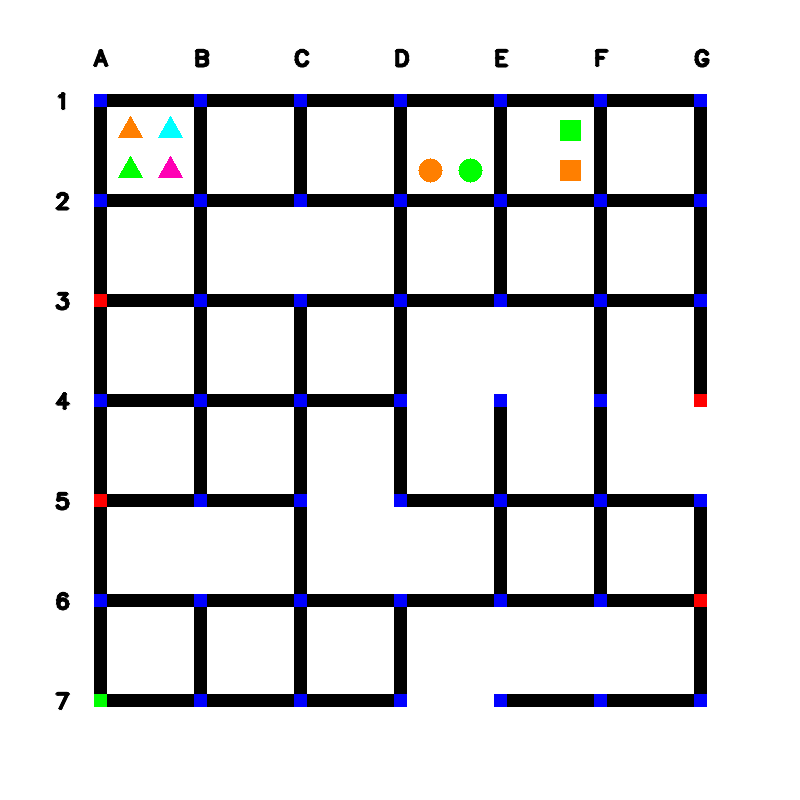
#> input picture public_test_images/maze_1.png, 800 x 800 px, found by its file name
$ jupyter execute finaltraffic.ipynb
#> lines starting #> are read from the running program, lines starting #| are printed output that depends on the picture; after the words box and inside, x2 and y2 are one past the last pixel; in counts of white or black regions, pixels touching at a corner belong together
IMPORTING LIBRARY

[cell 1]
import cv2
import numpy as np
import matplotlib.pyplot as plt

READING IMAGE

[cell 2]
im_cv = cv2.imread("public_test_images\maze_1.png")
#> im_cv is the input picture: shape (800, 800, 3); mean B, G, R 220.4, 218.1, 218.1
plt.imshow(im_cv)
plt.show()

[cell 3]
img = cv2.cvtColor(im_cv, cv2.COLOR_BGR2RGB)
array=np.array(img)
plt.imshow(img)
plt.show

FUNCTION TO KNOW NODE

[cell 4]
def node(i,j):
 if(i==100):
    x='A'
 if(i==200):
    x='B'
 if(i==300):
    x='C'
 if(i==400):
    x='D'
 if(i==500):
    x='E'
 if(i==600):
    x='F'
 if(i==700):
    x='G'
 Y=(x+str(int(j/100)))
 return Y

PRINTING PLOT VALUE OF TRAFFIC LIGHT

[cell 5]
red=[255,0,0]
i=100
j=100
points = []
for i in {100,200,300,400,500,600,700}:
    for j in {100,200,300,400,500,600,700}:
             abcd=array[i,j]
             equal_arrays = (red == abcd).all()
             if equal_arrays==1:
                print(j,i)
                points.append((j, i))
#> after the loop, points = [(100, 300), (700, 400), (100, 500), (700, 600)]

[cell 6]
mask = np.zeros_like(img)

for point in points:
    cv2.circle(mask, tuple(point), 5, (255, 255, 255), -1)
#> this loop made 4 passes
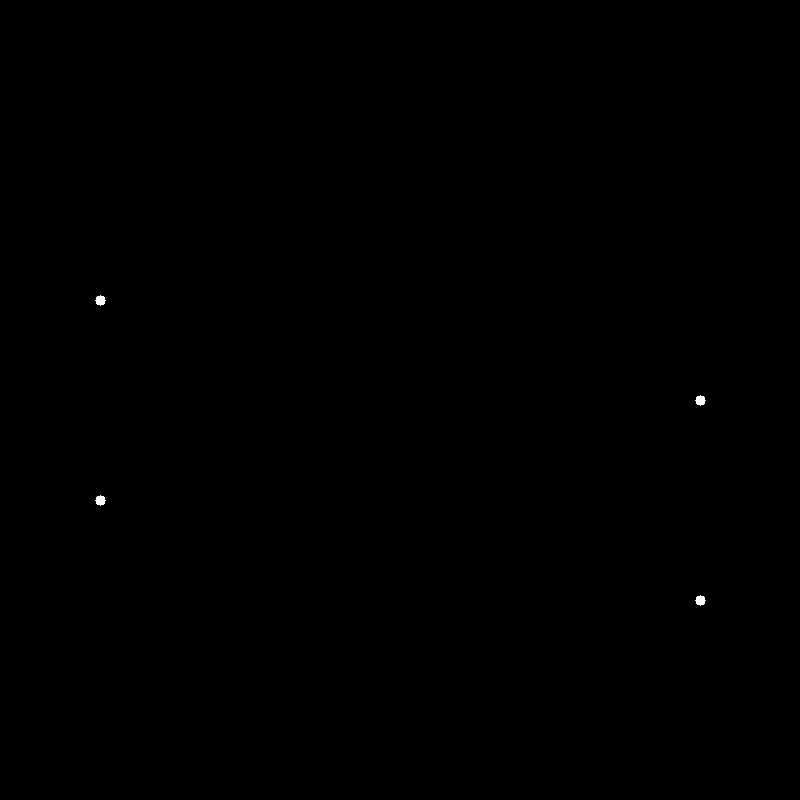
#> mask: shape (800, 800, 3); 0.05% white; 4 white regions, box (x1, y1, x2, y2) and area: (95, 295, 106, 306) 81, (695, 395, 706, 406) 81, (95, 495, 106, 506) 81, (695, 595, 706, 606) 81

masked_img = cv2.bitwise_and(img, mask)

plt.imshow(masked_img)
plt.show()

FINAL TRAFFIC LIGHT

[cell 7]
red=[255,0,0]
i=100
j=100
for i in {100,200,300,400,500,600,700}:
    for j in {100,200,300,400,500,600,700}:
             abcd=array[i,j]
             equal_arrays = (red == abcd).all()
             if equal_arrays==1:
                y= node(j,i)
                print(y)

FINAL VALUE OF VERTICAL SPACE

[cell 8]
white=[255,255,255]
i=100
j=100
ranges = []
for i in {100,200,300,400,500,600,700}:
        for j in {110,210,310,410,510,610}:
             abcd=array[j,i]
             equal_arrays = (white == abcd).all()
             if equal_arrays==1:
                y= node(i,j)
                z=node(i,j+100)
                print(y+"-"+z)
                ranges.append(((i, j-10), (i, j+90)))
#> after the loop, ranges = [((200, 500), (200, 600)), ((300, 200), (300, 300)), ((400, 500), (400, 600)), ((500, 600), (500, 700)), ((500, 300), (500, 400)), ((600, 600), (600, 700)), ((700, 400), (700, 500))]

[cell 9]
mask = np.zeros_like(img)

for start, end in ranges:
    x_start, y_start = start
    x_end, y_end = end
    cv2.rectangle(mask, (x_start, y_start), (x_end, y_end), (255, 255, 255), -1)
#> this loop made 7 passes
#> (x_start, y_start, x_end, y_end) on passes 1 to 7: (200, 500, 200, 600), (300, 200, 300, 300), (400, 500, 400, 600), (500, 600, 500, 700), (500, 300, 500, 400), (600, 600, 600, 700), (700, 400, 700, 500)
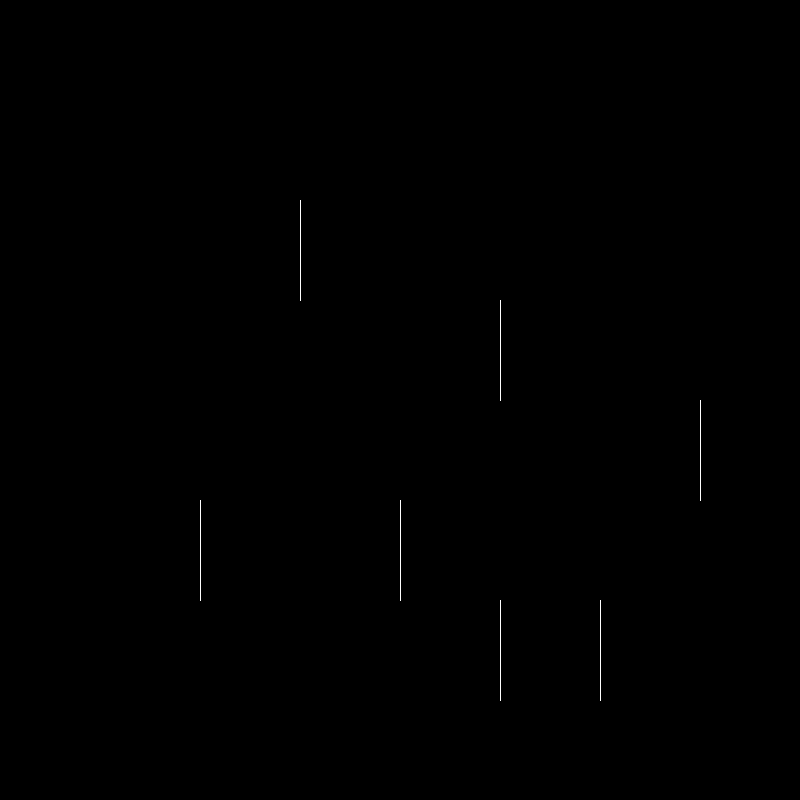
#> mask: shape (800, 800, 3); 0.11% white in thin lines or dots, all inside (x1, y1, x2, y2) = (200, 200, 701, 701)

masked_img = cv2.bitwise_and(img, mask)

plt.imshow(masked_img)
plt.show()

FINAL VALUE OF HORIZONTAL SPACE

[cell 10]
white=[255,255,255]
i=100
j=100
ranges1=[]
for i in {100,200,300,400,500,600,700}:
        for j in {110,210,310,410,510,610}:
             abcd=array[i,j]
             equal_arrays = (white == abcd).all()
             if equal_arrays==1:
                y= node(j-10,i)
                z=node(j+90,i)
                print(y+"-"+z)
                ranges.append(((j-10,i), (j+90,i)))
                ranges1.append(((j-10,i), (j+90,i)))
#> after the loop, ranges = 12 items; ranges1 = [((600, 400), (700, 400)), ((400, 400), (500, 400)), ((500, 400), (600, 400)), ((300, 500), (400, 500)), ((400, 700), (500, 700))]

[cell 11]
mask = np.zeros_like(img)

for start, end in ranges1:
    x_start, y_start = start
    x_end, y_end = end
    cv2.rectangle(mask, (x_start, y_start), (x_end, y_end), (255, 255, 255), -1)
#> this loop made 5 passes
#> (x_start, y_start, x_end, y_end) on passes 1 to 5: (600, 400, 700, 400), (400, 400, 500, 400), (500, 400, 600, 400), (300, 500, 400, 500), (400, 700, 500, 700)
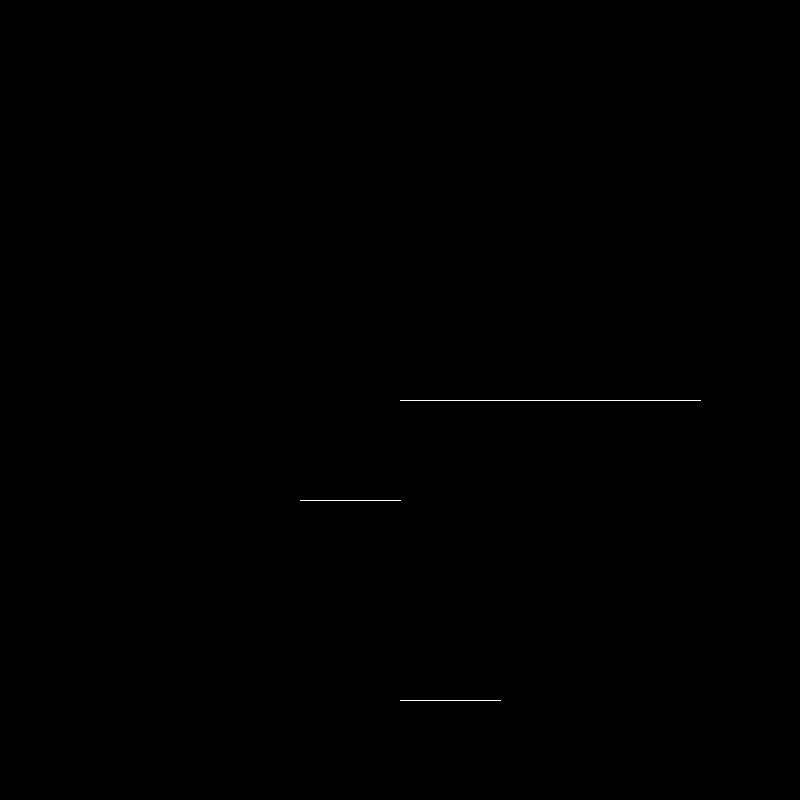
#> mask: shape (800, 800, 3); 0.08% white in thin lines or dots, all inside (x1, y1, x2, y2) = (300, 400, 701, 701)

masked_img = cv2.bitwise_and(img, mask)

plt.imshow(masked_img)
plt.show()

[cell 12]
mask = np.zeros_like(img)

# Draw rectangles
for start, end in ranges:
    x_start, y_start = start
    x_end, y_end = end
    cv2.rectangle(mask, (x_start, y_start), (x_end, y_end), (255, 255, 255), -1)
#> this loop made 12 passes
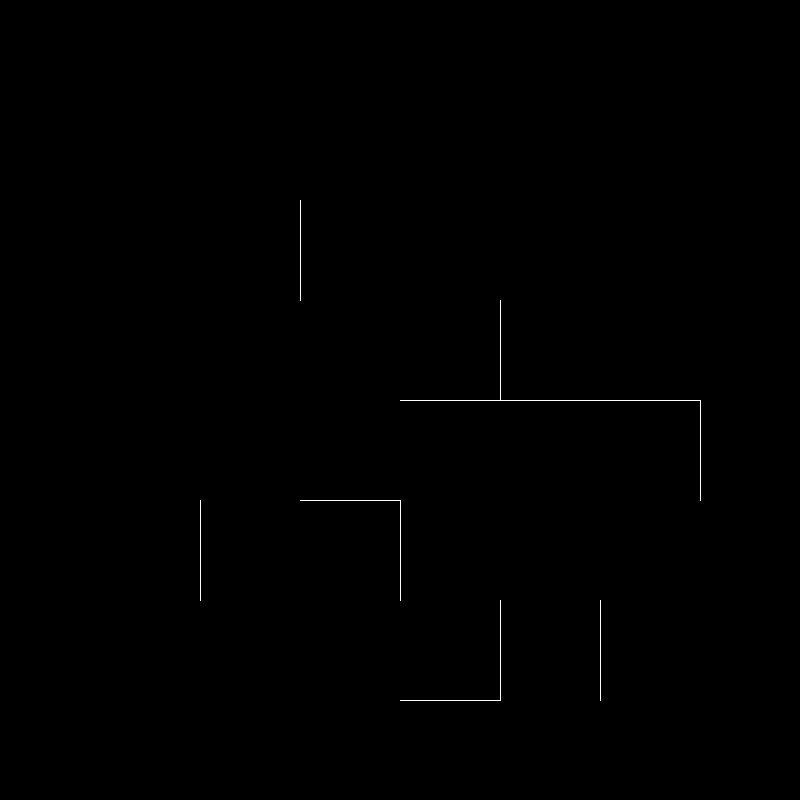
#> mask: shape (800, 800, 3); 0.19% white in thin lines or dots, all inside (x1, y1, x2, y2) = (200, 200, 701, 701)

# Draw circles
for point in points:
    cv2.circle(mask, tuple(point), 5, (255, 255, 255), -1)
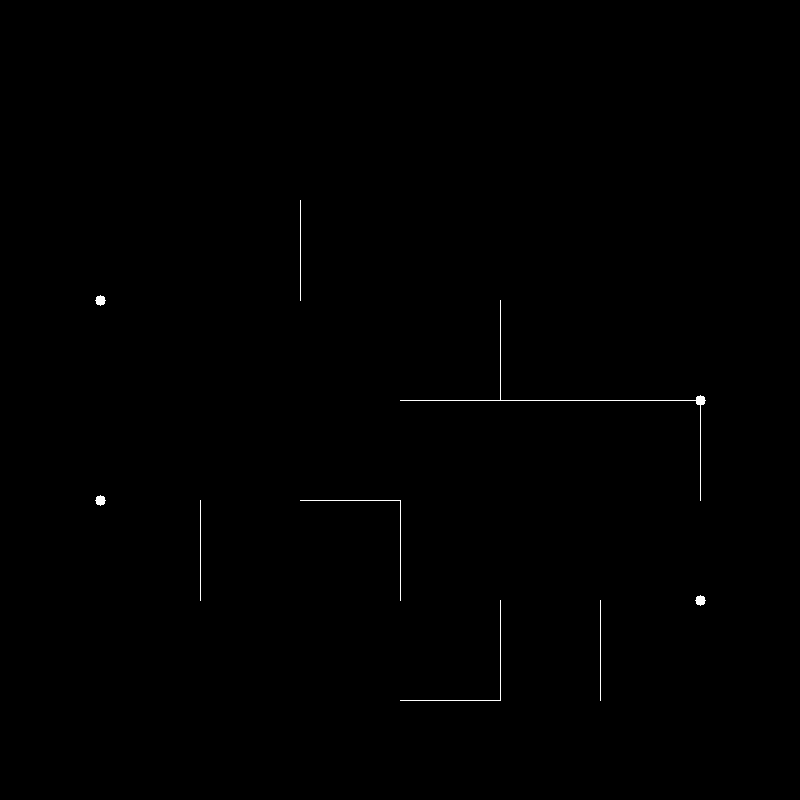
#> mask: shape (800, 800, 3); 0.24% white in thin lines or dots, all inside (x1, y1, x2, y2) = (95, 200, 706, 701)

# Apply mask to original image
masked_img = cv2.bitwise_and(img, mask)

plt.imshow(masked_img)
plt.show()

$ run again, with public_test_images/maze_0.png copied over public_test_images/maze_1.png
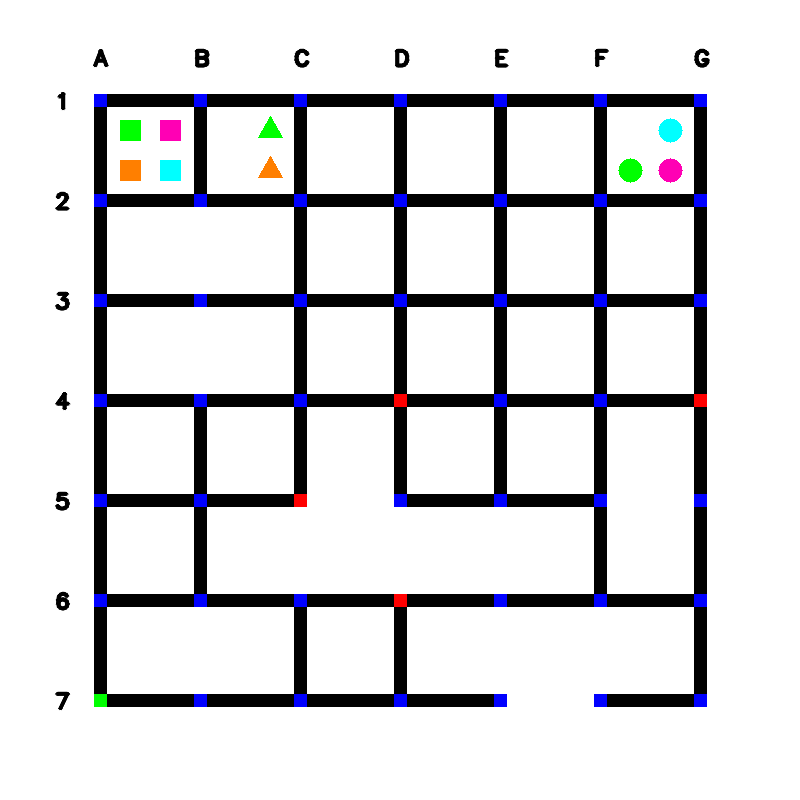
#> input picture public_test_images/maze_0.png, 800 x 800 px, found by its file name
#> im_cv is the input picture: shape (800, 800, 3); mean B, G, R 220, 217.5, 217.4
#> after the loop `for i in {100,200,300,400,500,600,700}:`: points = [(400, 400), (700, 400), (300, 500), (400, 600)]
#> the loop `for point in points:` made 4 passes
#> after the loop `for i in {100,200,300,400,500,600,700}:`: ranges = [((200, 600), (200, 700)), ((200, 200), (200, 300)), ((200, 300), (200, 400)), ((300, 500), (300, 600)), ((400, 500), (400, 600)), ((500, 600), (500, 700)), ((500, 500), (500, 600)), ((600, 600), (600, 700))]
#> the loop `for start, end in ranges:` made 8 passes
#> (x_start, y_start, x_end, y_end) on passes 1 to 8: (200, 600, 200, 700), (200, 200, 200, 300), (200, 300, 200, 400), (300, 500, 300, 600), (400, 500, 400, 600), (500, 600, 500, 700), (500, 500, 500, 600), (600, 600, 600, 700)
#> after the loop `for start, end in ranges:`:
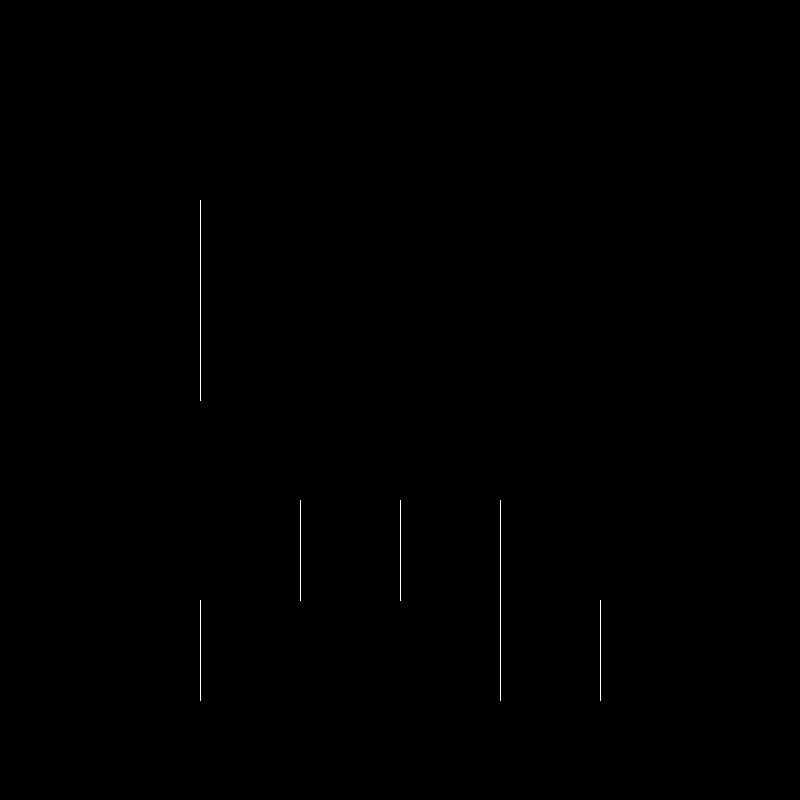
#> mask: shape (800, 800, 3); 0.13% white in thin lines or dots, all inside (x1, y1, x2, y2) = (200, 200, 601, 701)
#> after the loop `for i in {100,200,300,400,500,600,700}:`: ranges = 11 items; ranges1 = [((600, 500), (700, 500)), ((300, 500), (400, 500)), ((500, 700), (600, 700))]
#> the loop `for start, end in ranges1:` made 3 passes
#> (x_start, y_start, x_end, y_end) on passes 1 to 3: (600, 500, 700, 500), (300, 500, 400, 500), (500, 700, 600, 700)
#> the loop `for start, end in ranges:` made 11 passes
#> after the loop `for point in points:`:
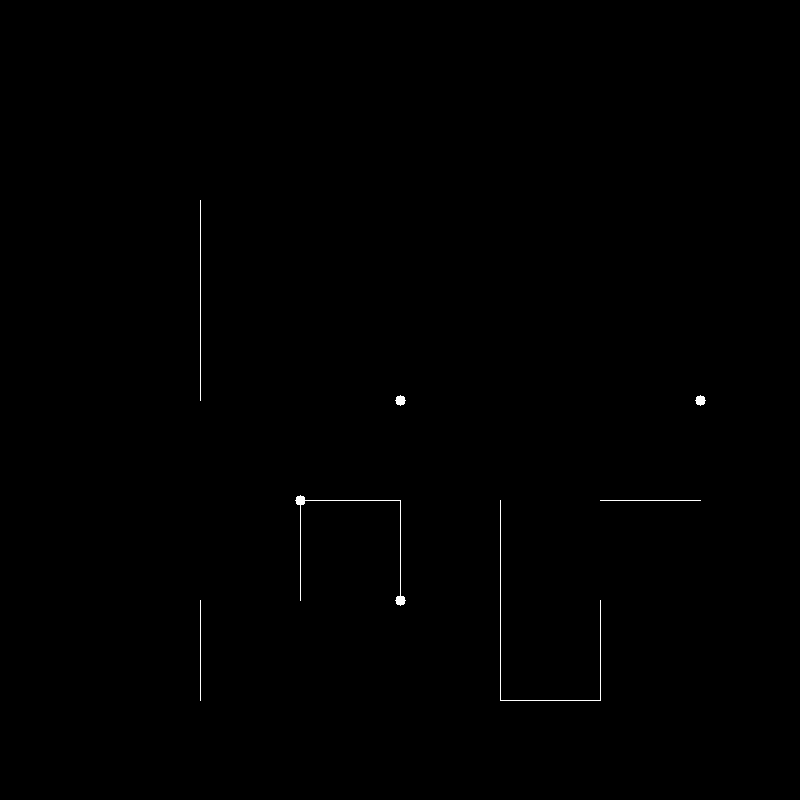
#> mask: shape (800, 800, 3); 0.22% white in thin lines or dots, all inside (x1, y1, x2, y2) = (200, 200, 706, 701)
